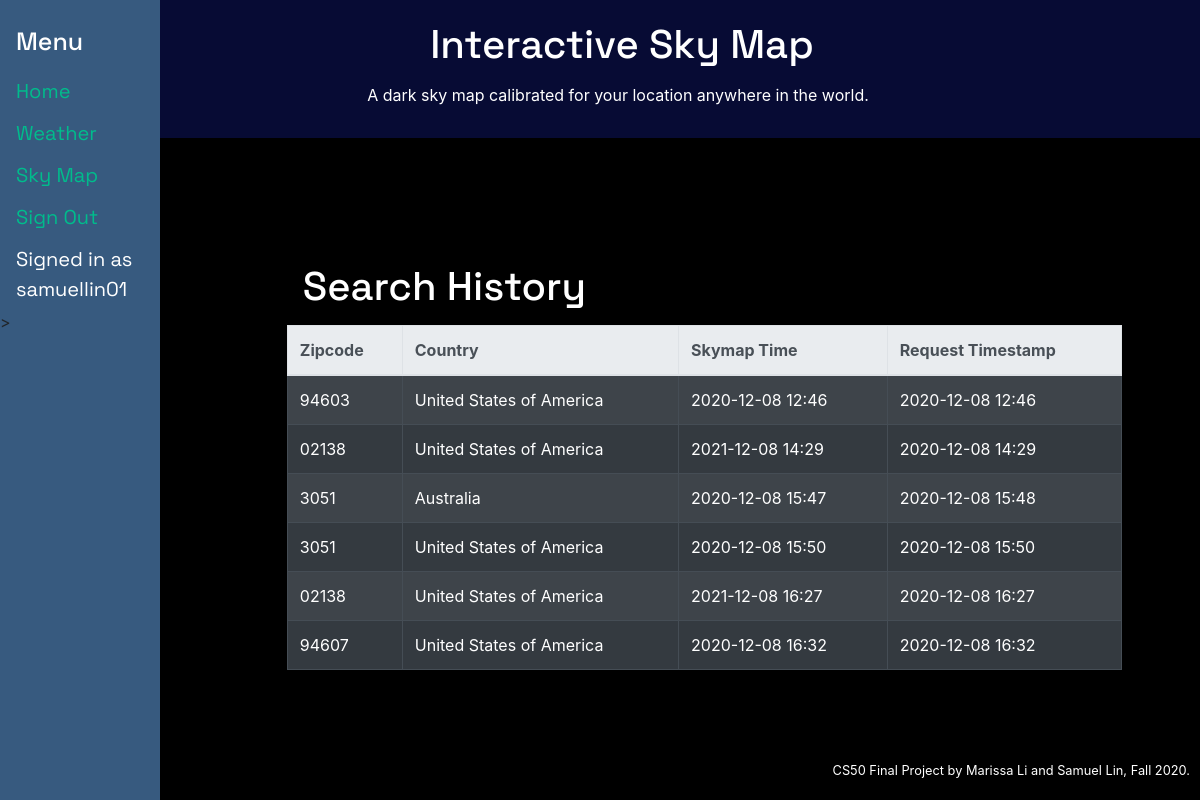
Page / (signed in) on the earlier database version.
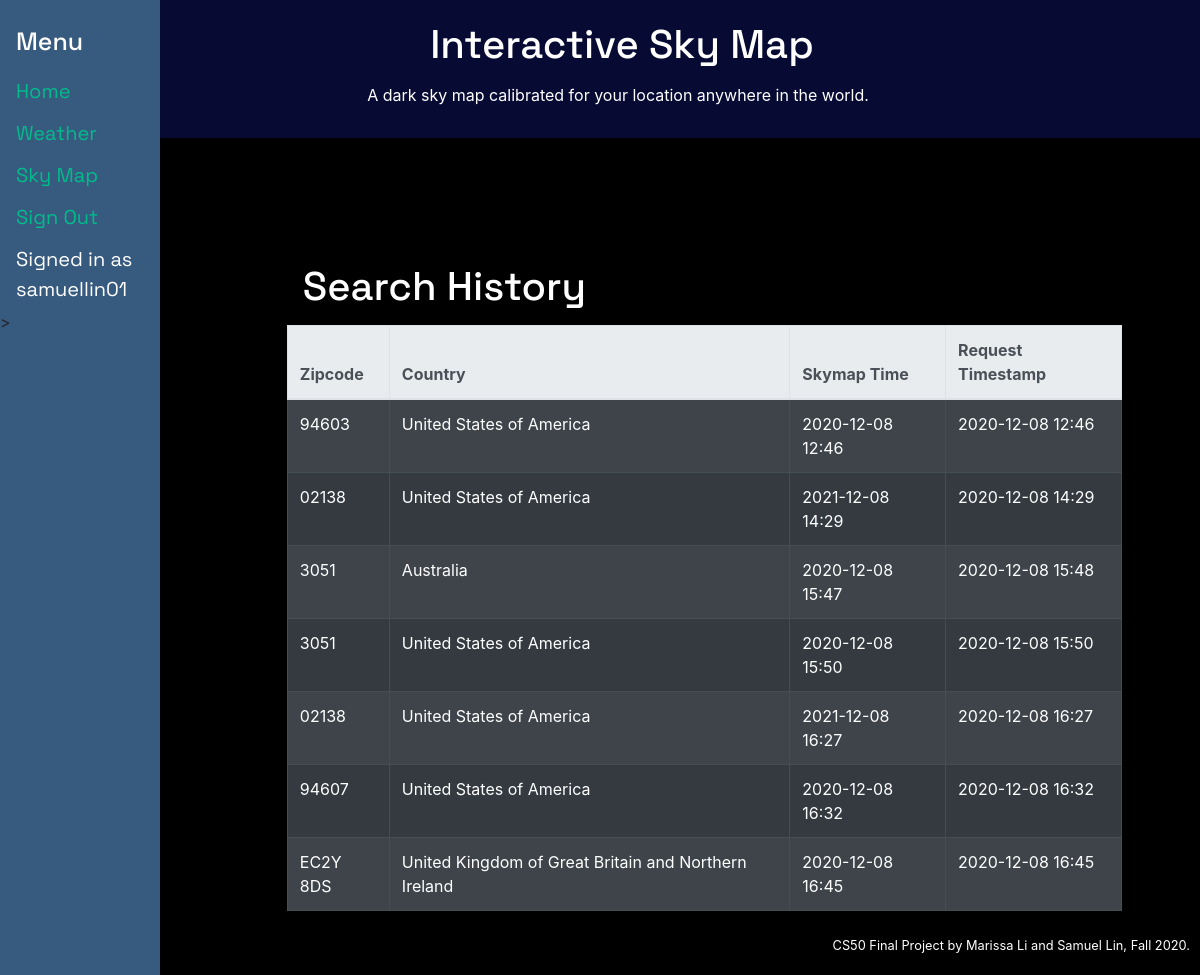
Same page on the later database version.
### tables this page shows
CREATE TABLE 'timeplaces' (username TEXT NOT NULL, zipcode TEXT NOT NULL, country TEXT NOT NULL,'requesttime' DATETIME,'timestamp' DATETIME);

### application.py (the view)
@app.route("/")
@login_required
def index():
    cur1.execute("SELECT * FROM timeplaces WHERE username = ? ORDER BY timestamp", (session["username"],))
    search_history = cur1.fetchall()
    return render_template("index.html", search_history=search_history)

### application.py (called while the page is built)
@app.after_request
def after_request(response):
    response.headers["Cache-Control"] = "no-cache, no-store, must-revalidate"
    response.headers["Expires"] = 0
    response.headers["Pragma"] = "no-cache"
    return response

### helpers.py (called while the page is built)
def login_required(f):
    @wraps(f)
    def decorated_function(*args, **kwargs):
        if session.get("user_id") is None:
            return redirect("/login")
        return f(*args, **kwargs)
    return decorated_function

### templates/index.html (shortened to what this page needs)
{% extends "layout.html" %}
{% block main %}
<form>
  <h1>Search History</h1>
    <table class="table table-bordered table-hover table-striped table-dark">
        <thead class="thead-light">
          <tr>
            <th scope="col">Zipcode</th>
            <th scope="col">Country</th>
            <th scope="col">Skymap Time</th>
            <th scope="col">Request Timestamp</th>
          </tr>
        </thead>
        <tbody>
        {% for item in search_history %}
          <tr>
            <td>{{ item[1] }}</td>
            <td>{{ item[2] }}</td>
            <td>{{ item[3][0:16] }}</td>
            <td>{{ item[4][0:16] }}</td>
          </tr>
        {% endfor %}
        </tbody>
      </table>
</form>
{% endblock %}

### templates/layout.html (shortened to what this page needs)
<!DOCTYPE html>
<html lang="en">
    <head>
        <link rel="stylesheet" href="https://cdn.jsdelivr.net/npm/bootstrap@4.5.3/dist/css/bootstrap.min.css">
        <link href="/static/styles.css" rel="stylesheet">
    </head>
    <body>
        <div class="container-fluid">
          <div class="jumbotron jumbotron-fluid">
              <h1>Interactive Sky Map</h1>
                <p>A dark sky map calibrated for your location anywhere in the world. </p>
          </div>
        </div>
        <div class="sidenav">
            <h1>Menu</h1>
            <a class="nav-item" href="/">Home</a>
            <a class="nav-item" href="/weather">Weather</a>
            <a class="nav-item" href="/timeplace">Sky Map</a>
            {% if session["user_id"] %}
                <a class="nav-item" href="/logout">Sign Out</a>
                <a class="nav-item username-label">Signed in as {{ session["username"] }}</a>>
            {% else %}
                <a class="nav-item" href="/login">Sign In</a>
                <a class="nav-item" href="/register">Register</a>
            {% endif %}
        </div>
        <main class="container p-5">
            {% block main %}{% endblock %}
        </main>
        <footer class="small text-center text-muted">
            CS50 Final Project by Marissa Li and Samuel Lin, Fall 2020.
        </footer>
    </body>
</html>

### static/styles.css (style rules this page uses)
body { background-color: #000000; }
h1, p, label, .jumbotron, .sidenav a:hover, #skymap-label { color: #ffffff; }
.jumbotron { background-color: #070b34; padding: 15px; float: right; right: -18px; width: 100%; position: absolute; text-align: center; }
footer { position: absolute; right: 10px; bottom: 20px; }
form, footer, .cat, table { padding-left: 20%; padding-top: 20%; }
.text-muted, .username-label { color: white!important; }
.sidenav { background-color: #375a7f; height: 100%; width: 160px; position: fixed; z-index: 1; top: 0; left: 0; overflow-x: hidden; padding-top: 20px; }
.sidenav a, h1, #skymap-label { padding: 6px 8px 6px 16px; text-decoration: none; display: block; font-family: 'Space Grotesk', sans-serif; }
.sidenav h1 { font-size: 25px; color: #ffffff; }
.sidenav a { font-size: 20px; color: #00bc8c; }

Differences in the rows shown:
added timeplaces: zipcode "EC2Y 8DS", country "United Kingdom of Great Britain and Northern Ireland", requesttime "2020-12-08 16:45", timestamp "2020-12-08 16:45"
